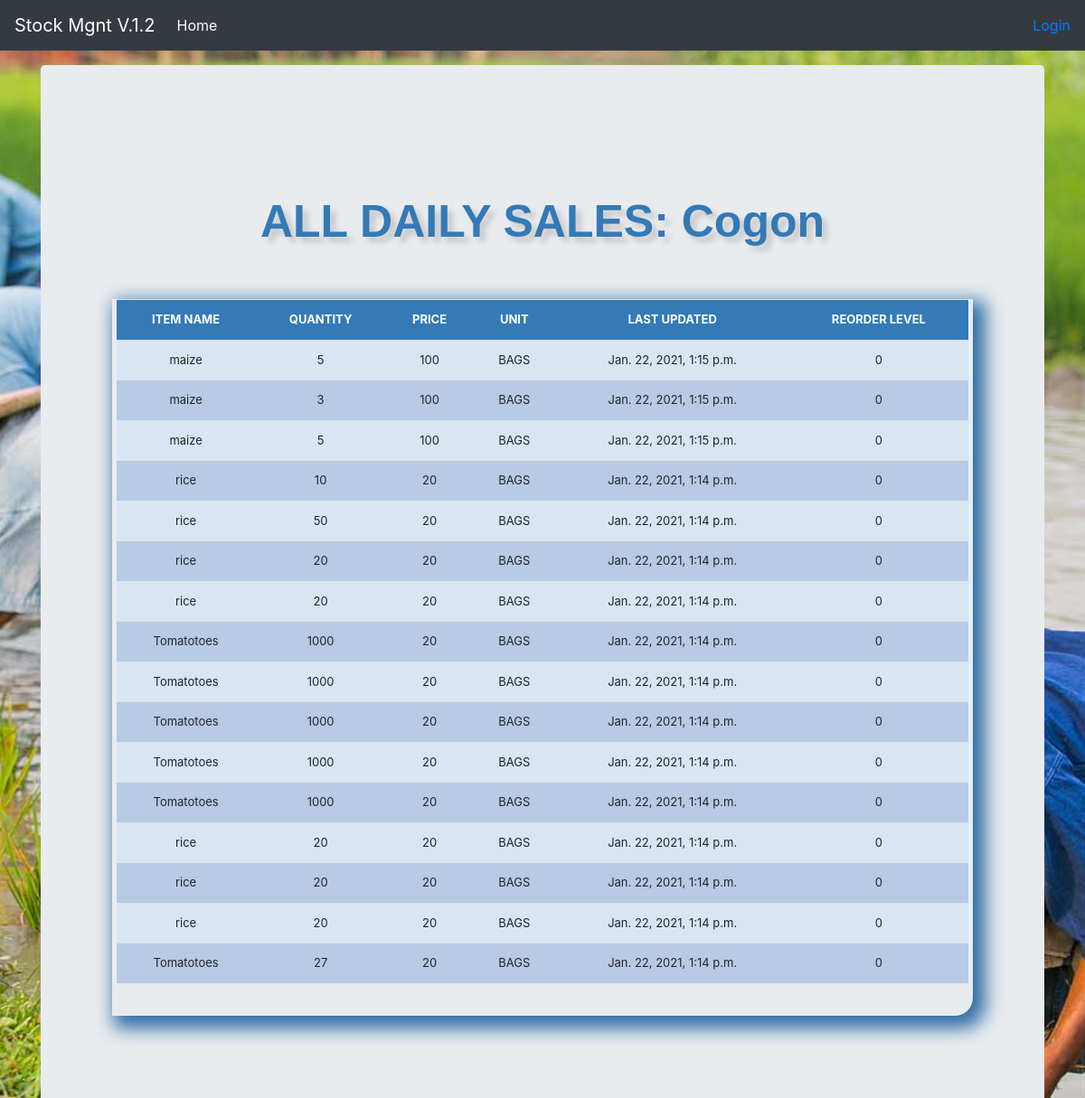
Page /shop_sold_items/cogon/ on the committed database.
### stockmgmt/models.py (models this page shows, shortened)
class Individual_Sold_Item(models.Model):
    store = models.ForeignKey(All_Store, blank=True, null=True, on_delete=models.CASCADE)
    product = models.ForeignKey(Stock, blank=True, null=True, on_delete=models.CASCADE)
    quantity = models.IntegerField(blank=True, null=True)
    date=models.DateField(auto_now_add=True,null=True,blank=True)
    def __str__(self):
        return self.store.name + ' ' + self.product.item_name

class Stock(models.Model):
    category = models.ForeignKey(Category, on_delete=models.CASCADE, blank=True)
    sub_category = models.ForeignKey(SubCategory, on_delete=models.CASCADE, blank=True,null=True,verbose_name='UNIT')
    item_name = models.CharField(max_length=50, blank=True, null=True)
    quantity = models.IntegerField(default='0', blank=True, null=True)
    receive_quantity = models.IntegerField(default='0', blank=True, null=True)
    receive_by = models.CharField(max_length=50, blank=True, null=True)
    issue_quantity = models.IntegerField(default='0', blank=True, null=True)
    issue_by = models.CharField(max_length=50, blank=True, null=True, choices=issue_to_category)
    issue_by_model = models.ForeignKey(All_Store, on_delete=models.CASCADE, blank=True, null=True,
                                       related_name='issue_to_model')
    ordered_items=models.IntegerField(blank=True, null=True,default=0,verbose_name='Number of items')
    issue_to = models.CharField(max_length=50, blank=True, null=True, choices=issue_to_category)
    issue_to_model = models.ForeignKey(All_Store, on_delete=models.CASCADE, blank=True, null=True,
                                       related_name='issue_by_model')
    phone_number = models.CharField(max_length=50, blank=True, null=True)
    created_by = models.CharField(max_length=50, blank=True, null=True)
    reorder_level = models.IntegerField(default='0', blank=True, null=True)
    last_updated = models.DateTimeField(auto_now_add=False, auto_now=True)
    timestamp = models.DateTimeField(auto_now_add=True, auto_now=False)
    price = models.IntegerField(default='0', blank=True, null=True)

class SubCategory(models.Model):
    category=models.ForeignKey(Category,on_delete=models.CASCADE,related_name='stock_Categories')
    name=models.CharField(max_length=100,db_index=True)

### stockmgmt/views.py (the view)
# urls.py: path('shop_sold_items/<slug:slug>/',views.shop_sold_items,name='shop_sold_items'),
def shop_sold_items(request,slug):
    store=All_Store.objects.get(slug=slug)
    date_sale=Individual_Sold_Item.objects.filter(store=store)
    print(date_sale)
    header = 'ALL DAILY SALES: ' + date_sale.last().store.name
    all_store = All_Store.objects.all()
    context={
        'header':header,
        'queryset':date_sale,
        'stores':all_store,
    }
    template='shop_sold_items.html'
    return render(request,template,context)

### stockmgmt/templates/shop_sold_items.html (shortened to what this page needs)
{% extends "base.html" %}
{% load crispy_forms_tags %}
{% load static %}
{% block body %}
<main role="main" class="container">
  <div class="jumbotron">
      <div class="header"> {{header}}</div>
        <br><br>
        <div class="display_table">
          <table class='table'>
                  <tr>
                    <th>ITEM NAME</th>
                    <th>QUANTITY</th>
                      <th>PRICE</th>
                      <th>UNIT</th>
                    <th>LAST UPDATED</th>
                    <th>REORDER LEVEL</th>
                  </tr>
        {% for item in queryset %}
                  <tr>
                    <td>{{item.product.item_name}}</td>
                    <td>{{item.quantity}}</td>
                      <td>{{ item.product.price }}</td>
                      <td>{{ item.product.sub_category.name }}</td>
                    <td>{{item.product.last_updated}}</td>
                    <td>{{item.product.reorder_level}}</td>
                  </tr>
              {% endfor %}
          </table>
        </div>
  </div>
</main>
{% endblock %}

### stockmgmt/static/css/stylesheet.css (style rules this page uses)
body { background-color: #34eb6b; }
.table { font-size: 13px; text-align: center; width: 95%; margin: auto; }
.table tr:nth-child(odd) { background: #B8CAE4 }
.table tr:nth-child(even) { background: #dae5f4 }
th { background-color: #337ab7; color: white; }
.display_table { border-bottom-right-radius: 20px; padding-left: 5px; padding-right: 5px; padding-bottom: 20px; box-shadow: 8px 8px 20px 6px #2e6da4; }
.header { font-family: helvetica; color: #337ab7; font-size: 50px; text-align: center; width: 100%; text-shadow: 6px 6px 6px #c9c6c6; display: block; font-weight: bolder; }
body { background-image: url("../img/bg.jpg"); background-position: center; background-repeat: no-repeat; background-size: cover; }

### stockmgmt/static/css/navbar-top-fixed.css (style rules this page uses)
body { min-height: 75rem; padding-top: 4.5rem; }

### rows in the picture
Individual_Sold_Item: product.item_name "maize", quantity "5", product.price "100", product.sub_category.name "BAGS", product.last_updated "Jan. 22, 2021, 1:15 p.m.", product.reorder_level "0"
Individual_Sold_Item: product.item_name "maize", quantity "3", product.price "100", product.sub_category.name "BAGS", product.last_updated "Jan. 22, 2021, 1:15 p.m.", product.reorder_level "0"
Individual_Sold_Item: product.item_name "maize", quantity "5", product.price "100", product.sub_category.name "BAGS", product.last_updated "Jan. 22, 2021, 1:15 p.m.", product.reorder_level "0"
Individual_Sold_Item: product.item_name "rice", quantity "10", product.price "20", product.sub_category.name "BAGS", product.last_updated "Jan. 22, 2021, 1:14 p.m.", product.reorder_level "0"
Individual_Sold_Item: product.item_name "rice", quantity "50", product.price "20", product.sub_category.name "BAGS", product.last_updated "Jan. 22, 2021, 1:14 p.m.", product.reorder_level "0"
Individual_Sold_Item: product.item_name "rice", quantity "20", product.price "20", product.sub_category.name "BAGS", product.last_updated "Jan. 22, 2021, 1:14 p.m.", product.reorder_level "0"
Individual_Sold_Item: product.item_name "rice", quantity "20", product.price "20", product.sub_category.name "BAGS", product.last_updated "Jan. 22, 2021, 1:14 p.m.", product.reorder_level "0"
Individual_Sold_Item: product.item_name "Tomatotoes", quantity "1000", product.price "20", product.sub_category.name "BAGS", product.last_updated "Jan. 22, 2021, 1:14 p.m.", product.reorder_level "0"
Individual_Sold_Item: product.item_name "Tomatotoes", quantity "1000", product.price "20", product.sub_category.name "BAGS", product.last_updated "Jan. 22, 2021, 1:14 p.m.", product.reorder_level "0"
Individual_Sold_Item: product.item_name "Tomatotoes", quantity "1000", product.price "20", product.sub_category.name "BAGS", product.last_updated "Jan. 22, 2021, 1:14 p.m.", product.reorder_level "0"
Individual_Sold_Item: product.item_name "Tomatotoes", quantity "1000", product.price "20", product.sub_category.name "BAGS", product.last_updated "Jan. 22, 2021, 1:14 p.m.", product.reorder_level "0"
Individual_Sold_Item: product.item_name "Tomatotoes", quantity "1000", product.price "20", product.sub_category.name "BAGS", product.last_updated "Jan. 22, 2021, 1:14 p.m.", product.reorder_level "0"
Individual_Sold_Item: product.item_name "rice", quantity "20", product.price "20", product.sub_category.name "BAGS", product.last_updated "Jan. 22, 2021, 1:14 p.m.", product.reorder_level "0"
Individual_Sold_Item: product.item_name "rice", quantity "20", product.price "20", product.sub_category.name "BAGS", product.last_updated "Jan. 22, 2021, 1:14 p.m.", product.reorder_level "0"
Individual_Sold_Item: product.item_name "rice", quantity "20", product.price "20", product.sub_category.name "BAGS", product.last_updated "Jan. 22, 2021, 1:14 p.m.", product.reorder_level "0"
Individual_Sold_Item: product.item_name "Tomatotoes", quantity "27", product.price "20", product.sub_category.name "BAGS", product.last_updated "Jan. 22, 2021, 1:14 p.m.", product.reorder_level "0"

### other values in the picture
{{ header }} "ALL DAILY SALES: Cogon"
